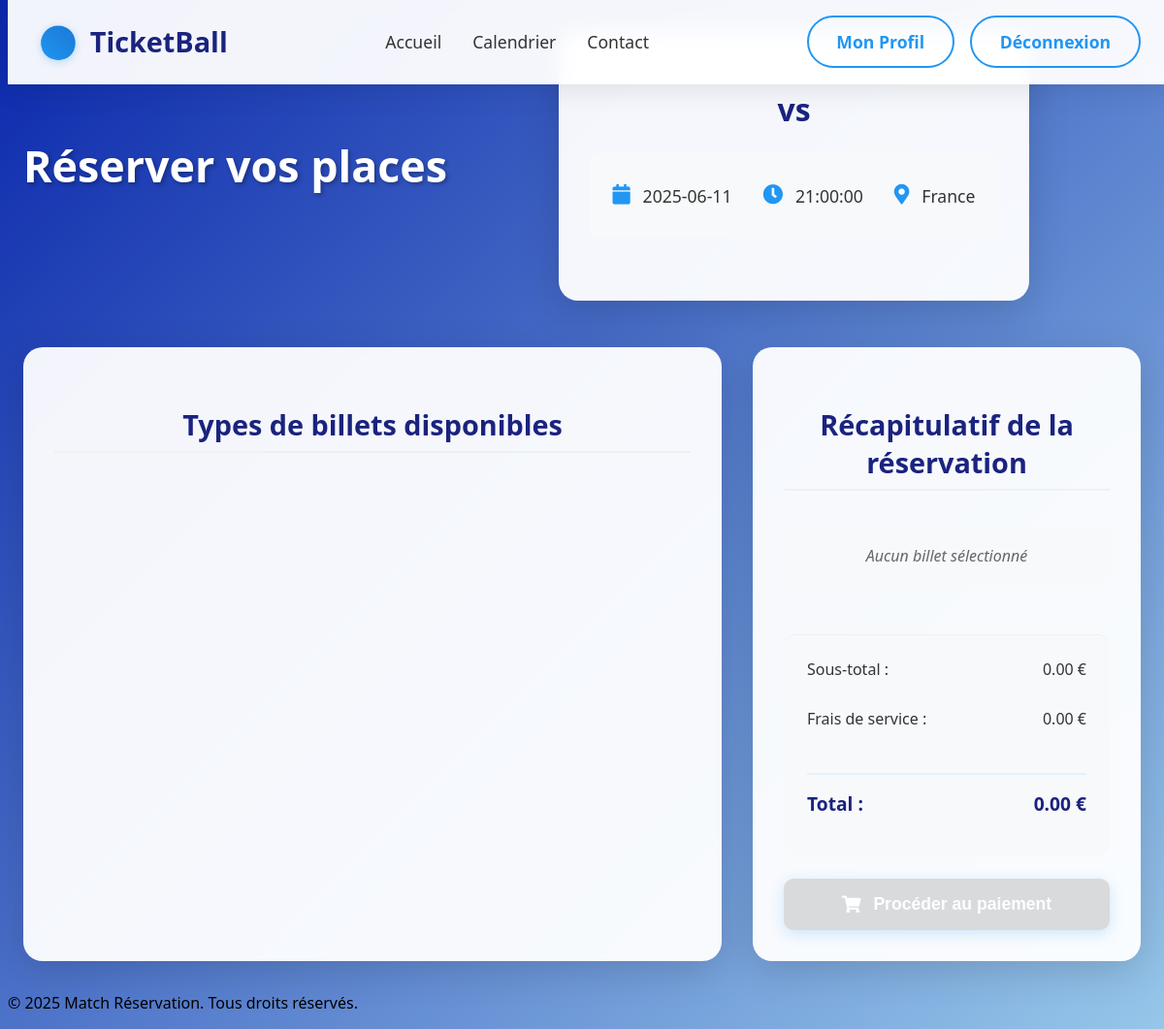
The page /reserver.php?id=1 (signed in) on the database its author committed.
### tables this page shows
CREATE TABLE `matchs` (
  `id` int(11) NOT NULL,
  `date_match` date NOT NULL,
  `heure_match` time NOT NULL,
  `lieu` varchar(100) NOT NULL,
  `equipe1_id` int(11) DEFAULT NULL,
  `equipe2_id` int(11) DEFAULT NULL,
  `stade_id` int(11) DEFAULT NULL,
  `score_equipe1` int(11) DEFAULT NULL,
  `score_equipe2` int(11) DEFAULT NULL,
  `phase` varchar(100) DEFAULT NULL,
  `groupe` varchar(10) DEFAULT NULL,
  `categorie` varchar(100) DEFAULT 'Coupe du Monde 2026'
);

### reserver.php (the view, shortened to what this page needs)
<?php
include 'config/config.php';
$match_id = isset($_GET['id']) ? intval($_GET['id']) : 0;
$stmt = $conn->prepare("
    SELECT m.*, e1.nom as equipe1, e2.nom as equipe2
    FROM matchs m
    LEFT JOIN equipes e1 ON m.equipe1_id = e1.id
    LEFT JOIN equipes e2 ON m.equipe2_id = e2.id
    WHERE m.id = ?
");
$stmt->bind_param("i", $match_id);
$stmt->execute();
$match = $stmt->get_result()->fetch_assoc();
?>
<!DOCTYPE html>
<html lang="fr">
<head>
    <link rel="stylesheet" href="css/style.css">
    <link rel="stylesheet" href="css/header.css">
    <link rel="stylesheet" href="css/reserver.css">
    <link rel="stylesheet" href="https://cdnjs.cloudflare.com/ajax/libs/font-awesome/5.15.4/css/all.min.css">
</head>
<body>
    <?php include 'includes/header.php'; ?>
    <main class="reservation-container">
        <div class="reservation-header">
            <h1>Réserver vos places</h1>
            <div class="match-info">
                <h2><?= htmlspecialchars($match['equipe1']) ?> vs <?= htmlspecialchars($match['equipe2']) ?></h2>
                <div class="match-details">
                    <p><i class="fas fa-calendar"></i> <?= htmlspecialchars($match['date_match']) ?></p>
                    <p><i class="fas fa-clock"></i> <?= htmlspecialchars($match['heure_match']) ?></p>
                    <p><i class="fas fa-map-marker-alt"></i> <?= htmlspecialchars($match['lieu']) ?></p>
                </div>
            </div>
        </div>
        <div class="reservation-content">
            <div class="tickets-section">
                <h3>Types de billets disponibles</h3>
            </div>
            <div class="reservation-summary">
                <h3>Récapitulatif de la réservation</h3>
                <div class="summary-content">
                    <div id="selected-tickets">
                    </div>
                    <div class="total-section">
                        <div class="total-row">
                            <span>Sous-total :</span>
                            <span id="subtotal">0.00 €</span>
                        </div>
                        <div class="total-row">
                            <span>Frais de service :</span>
                            <span id="fees">0.00 €</span>
                        </div>
                        <div class="total-row total">
                            <span>Total :</span>
                            <span id="total">0.00 €</span>
                        </div>
                    </div>
                    <form action="paiement.php" method="post" id="reservation-form">
                        <button type="submit" class="btn btn-primary" id="reserve-btn" disabled>
                            <i class="fas fa-shopping-cart"></i> Procéder au paiement
                        </button>
                    </form>
                </div>
            </div>
        </div>
    </main>
    <?php include 'includes/footer.php'; ?>
</body>
</html>

### css/style.css (style rules this page uses)
body { font-family: Arial, sans-serif; padding: 0; background: linear-gradient(135deg, rgb(11, 40, 172) 0%, rgb(150, 198, 233) 100%); min-height: 100vh; overflow-x: hidden; }
main { padding: 20px; max-width: 900px; margin: auto; }
.btn { padding: 0.75rem 1.5rem; border-radius: 4px; text-decoration: none; font-weight: 500; transition: all 0.3s ease; }
.btn-primary { background: #3498db; color: white; }
.reservation-container { max-width: 1200px; margin: 0 auto; padding: 2rem; }
.reservation-header { text-align: center; margin-bottom: 3rem; }
.reservation-header h1 { color: #333; margin-bottom: 1.5rem; }
.match-info { background: white; border-radius: 10px; padding: 2rem; box-shadow: 0 2px 4px rgba(0,0,0,0.1); }
.match-info h2 { color: #333; margin-bottom: 1rem; }
.match-details { display: flex; justify-content: center; gap: 2rem; color: #666; }
.match-details p { display: flex; align-items: center; gap: 0.5rem; margin: 0; }
.match-details i { color: #007bff; }
.reservation-content { display: grid; grid-template-columns: 2fr 1fr; gap: 2rem; }
.tickets-section { background: white; border-radius: 10px; padding: 2rem; box-shadow: 0 2px 4px rgba(0,0,0,0.1); }
.tickets-section h3 { color: #333; margin-bottom: 1.5rem; padding-bottom: 0.5rem; border-bottom: 2px solid #f0f0f0; }
.reservation-summary { background: white; border-radius: 10px; padding: 2rem; box-shadow: 0 2px 4px rgba(0,0,0,0.1); position: sticky; top: 2rem; }
.reservation-summary h3 { color: #333; margin-bottom: 1.5rem; padding-bottom: 0.5rem; border-bottom: 2px solid #f0f0f0; }
.summary-content { display: flex; flex-direction: column; gap: 1.5rem; }
#selected-tickets { display: flex; flex-direction: column; gap: 0.8rem; }
.total-section { display: flex; flex-direction: column; gap: 0.8rem; padding-top: 1rem; border-top: 1px solid #f0f0f0; }
.total-row { display: flex; justify-content: space-between; color: #666; }
.total-row.total { font-size: 1.2rem; font-weight: 600; color: #333; padding-top: 0.5rem; border-top: 1px solid #f0f0f0; }
#reserve-btn { width: 100%; padding: 1rem; font-size: 1.1rem; display: flex; align-items: center; justify-content: center; gap: 0.5rem; }
#reserve-btn:disabled { opacity: 0.7; cursor: not-allowed; }
.match-details, .ticket-details, .payment-method, .receipt-options { margin-bottom: 2rem; padding: 1.5rem; background: #f8f9fa; border-radius: 6px; }
.match-details p, .ticket-details p { margin: 0.5rem 0; color: #34495e; }
.btn { display: inline-flex; align-items: center; gap: 0.5rem; padding: 0.75rem 1.5rem; border-radius: 4px; font-weight: 500; text-decoration: none; cursor: pointer; transition: all 0.3s ease; border: none; }
.reservation-header { display: flex; justify-content: space-between; align-items: center; margin-bottom: 1rem; }
main h1 { color: white; text-align: center; font-size: 2.5rem; margin: 2rem 0; text-shadow: 2px 2px 4px rgba(0, 0, 0, 0.3); }
.btn { display: inline-flex; align-items: center; gap: 10px; padding: 12px 25px; border-radius: 8px; font-size: 1.1em; cursor: pointer; transition: all 0.3s ease; text-decoration: none; }
.btn-primary { background: #007bff; color: white; border: none; }

### css/header.css (style rules this page uses)
.btn { padding: 0.8rem 1.8rem; border: none; border-radius: 50px; text-decoration: none; font-weight: 600; font-size: 1.1rem; transition: all 0.3s ease; cursor: pointer; display: inline-flex; align-items: center; justify-content: center; gap: 0.5rem; position: relative; overflow: hidden; }
.btn::before { content: ''; position: absolute; top: 0; left: 0; width: 100%; height: 100%; background: linear-gradient(45deg, rgba(255, 255, 255, 0.1), rgba(255, 255, 255, 0)); transform: translateX(-100%); transition: transform 0.3s ease; }
.btn-primary { background: linear-gradient(45deg, #2196f3, #1976d2); color: white; box-shadow: 0 4px 15px rgba(33, 150, 243, 0.3); }

### rows shown on the page
matchs: date_match "2025-06-11", heure_match "21:00:00", lieu "France"
